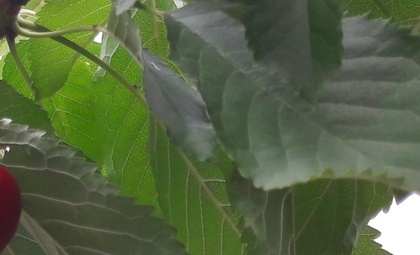
%> input picture Proyecto 1/images/b_2_1.jpg, 420 x 255 px, shrunk from 1122 x 682 before the run
$ octave prueba.m   (GNU Octave 9; MATLAB toolbox functions it lacks are replaced by stand-ins)
%> lines starting %> are read from the running program, lines starting %| are printed output that depends on the picture; in (x1, y1, x2, y2) boxes, pixels count from 0 and x2, y2 are one past the last pixel; in counts of white or black regions, pixels touching at a corner belong together; the program's own positions count from 1
clear
imageRGB = imread("b_2_1.jpg");
%> imageRGB is the input picture: size 255x420x3 uint8; mean R, G, B 86.6, 101.2, 66.5
imageHSV = rgb2hsv(imageRGB);
%> imageHSV: size 255x420x3 double; mean H, S, V 0.261, 0.347, 0.399
[fil,col,aux] = size(imageHSV);
%> fil = 255; col = 420; aux = 3
imageHUE=round(imageHSV(:,:,1)*360);
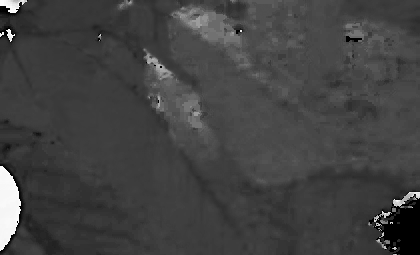
%> imageHUE: size 255x420 double; min 0, max 359, mean 94; drawn with min black and max white
imageSAT=round(imageHSV(:,:,2)*255);
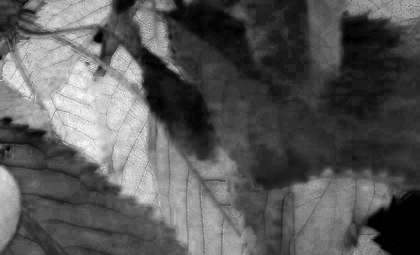
%> imageSAT: size 255x420 double; min 0, max 255, mean 88.4
imageVAL=round(imageHSV(:,:,3)*255);
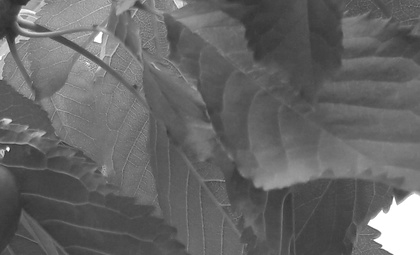
%> imageVAL: size 255x420 double; min 43, max 255, mean 101.9

totalCeldas=fil*col;
%> totalCeldas = 107100
green(1:fil,1:col,1)=0;
%> green: size 255x420 double; every value is 0
green(1:fil,1:col,2)=0;
green(1:fil,1:col,3)=0;
%> green: size 255x420x3 double; every value is 0
cantVerdes=0;


for i=1:fil
  for j=1:col
    if(imageHUE(i,j)>36 && imageHUE(i,j)<=110 )%&& imageSAT>25 && imageSAT<=255 && imageVAL>25 && imageVAL<=255)
      cantVerdes = cantVerdes + 1;
      green(i,j,:)=imageRGB(i,j,:);
    else
      green(i,j)=0;
    endif
  endfor
endfor
%> green: size 255x420x3 double; mean H, S, V 72.7, 87.2, 53
%> after the loop, cantVerdes = 93532

porcentaje = cantVerdes/totalCeldas;
%> porcentaje = 0.873

disp(porcentaje);
%| 0.8733
imshow(green);
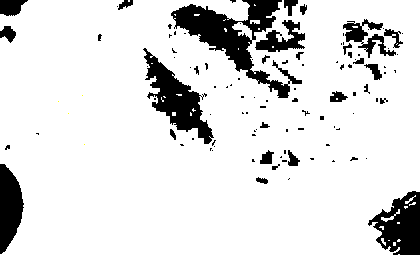
%> displayed picture: size 255x420x3, on the screen's scale of 0 to 255; mean R, G, B 222.7, 222.7, 222.7


%threshI = (imageHSV(:,:,2)>=0.1)&(imageHSV(:,:,2)<=1)&(imageHSV(:,:,3)>=0.1)&(imageHSV(:,:,3)<=1);
%green = ((imageHUE>90)&(imageHUE<=150))&threshI;

$ run again, with Proyecto 1/images/IMG_20180506_135703616.jpg copied over Proyecto 1/images/b_2_1.jpg
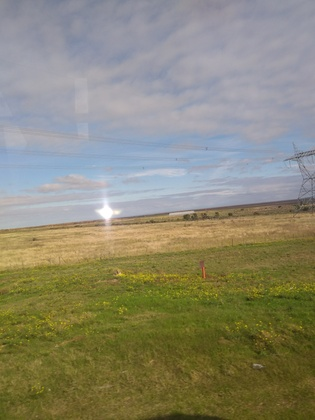
%> input picture Proyecto 1/images/IMG_20180506_135703616.jpg, 315 x 420 px, shrunk from 3120 x 4160 before the run
%> imageRGB is the input picture: size 420x315x3 uint8; mean R, G, B 138.3, 135.7, 114.2
%> imageHSV: size 420x315x3 double; mean H, S, V 0.397, 0.357, 0.583
%> `imageVAL=round(imageHSV(:,:,3)*255);`:
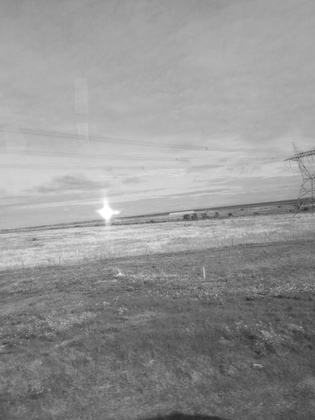
%> imageVAL: size 420x315 double; min 37, max 255, mean 148.6
%> after the loop `for i=1:fil`: cantVerdes = 59828
%> porcentaje = 0.452
%| 0.4522
%> `imshow(green);`:
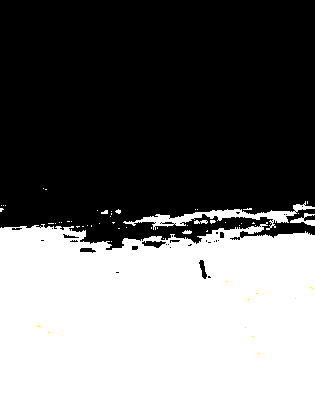
%> displayed picture: size 420x315x3, on the screen's scale of 0 to 255; mean R, G, B 115.3, 115.3, 115.3

$ run again, with Proyecto 1/images/b_2.jpg copied over Proyecto 1/images/b_2_1.jpg
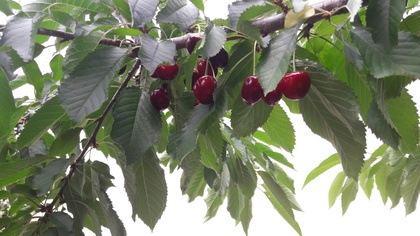
%> input picture Proyecto 1/images/b_2.jpg, 420 x 236 px, shrunk from 4128 x 2322 before the run
%> imageRGB is the input picture: size 236x420x3 uint8; mean R, G, B 127.7, 134, 111.5
%> imageHSV: size 236x420x3 double; mean H, S, V 0.278, 0.235, 0.535
%> `imageVAL=round(imageHSV(:,:,3)*255);`:
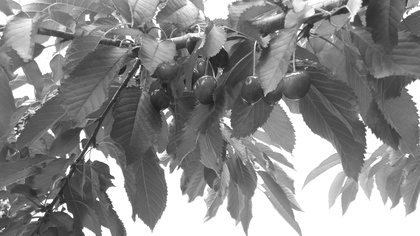
%> imageVAL: size 236x420 double; min 25, max 255, mean 136.5
%> after the loop `for i=1:fil`: cantVerdes = 70429
%> porcentaje = 0.711
%| 0.7105
%> `imshow(green);`:
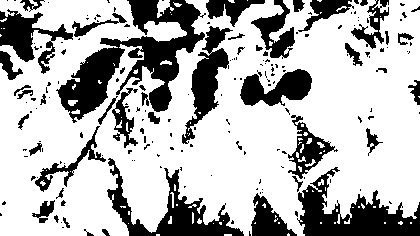
%> displayed picture: size 236x420x3, on the screen's scale of 0 to 255; 71.1% white; 183 black regions (135 under 20 px), largest, box (x1, y1, x2, y2) and area: (56, 0, 206, 123) 6604, (297, 167, 420, 236) 3805, (107, 158, 244, 236) 3007
